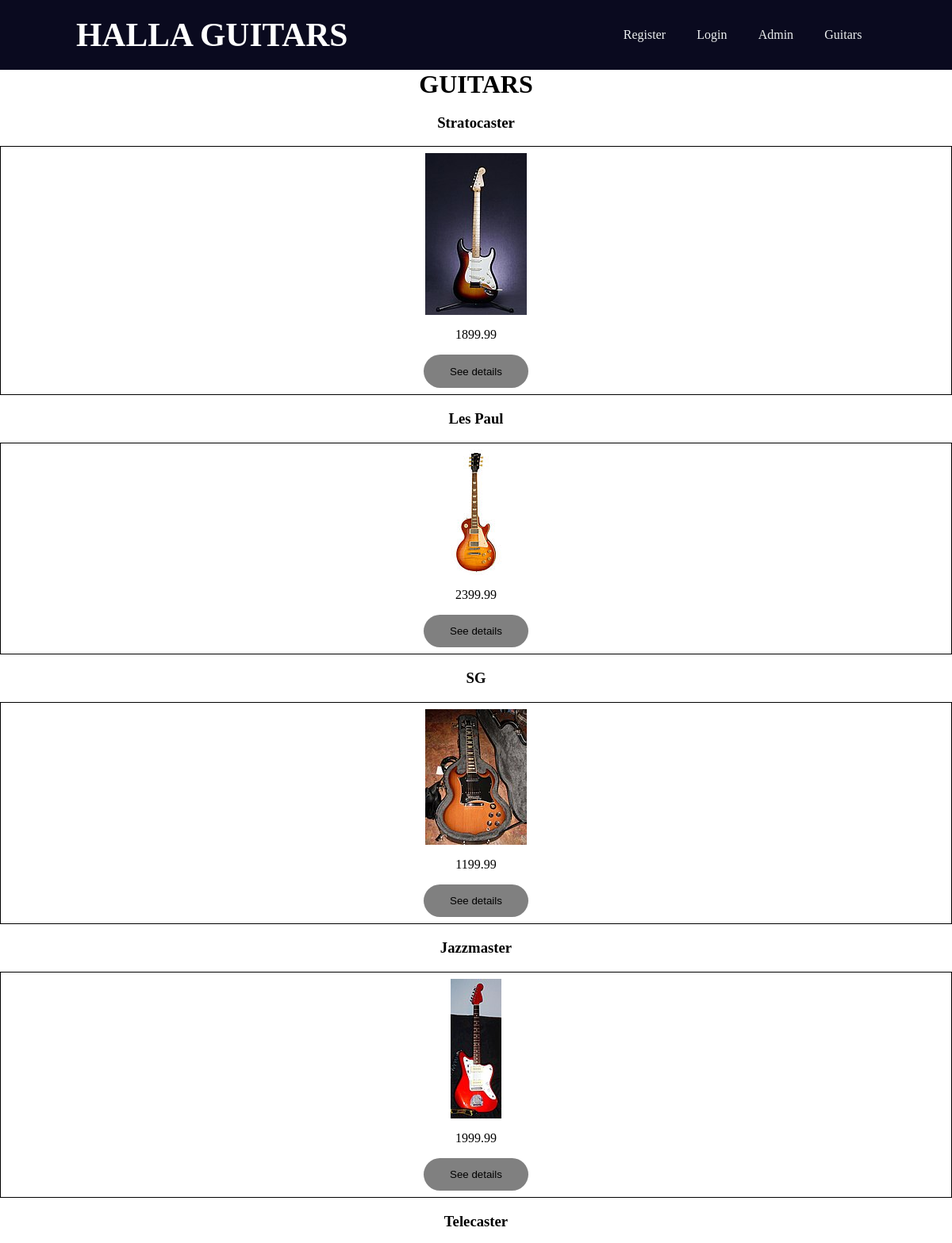
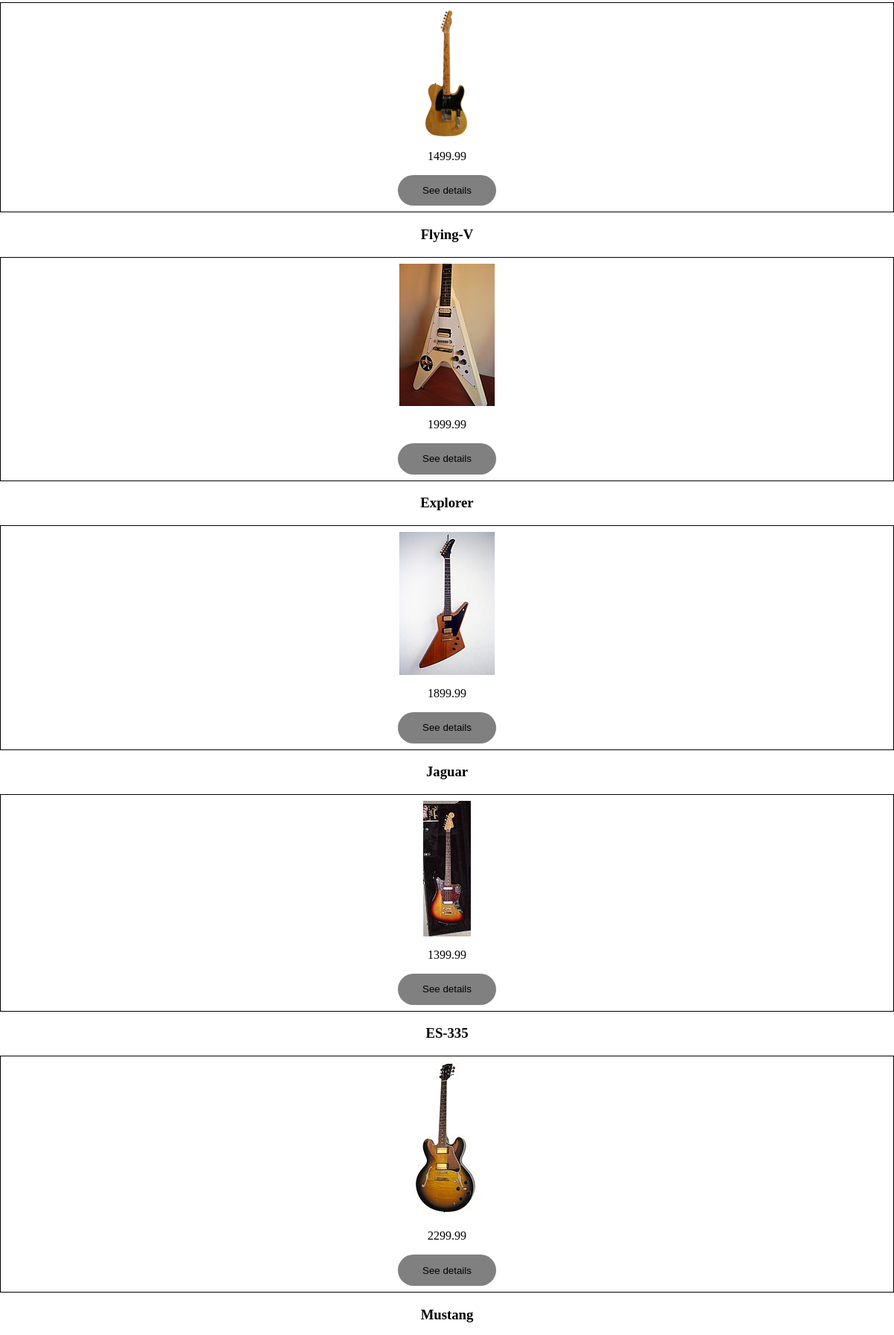
/guitars (upper part), run on the app's committed database (2 pictures, top to bottom).
### tables this page shows
CREATE TABLE guitars
(
    guitar_id INTEGER PRIMARY KEY,
    name TEXT NOT NULL,
    price REAL NOT NULL,
    image TEXT NOT NULL, 
    description TEXT NOT NULL
);

### app.py (the view)
@app.route("/guitars")
def guitars():
    db = get_db()
    guitars = db.execute("""SELECT * FROM guitars;""").fetchall()
    return render_template("guitars.html", guitars=guitars)

### app.py (called while the page is built)
@app.before_request
def load_logged_in_user():
    g.user = session.get("user_id", None)
    g.admin = session.get("admin_id", None)

### database.py (called while the page is built)
def get_db():
    if "db" not in g:
        g.db = sqlite3.connect(DATABASE,
            detect_types=sqlite3.PARSE_DECLTYPES
        )
        g.db.row_factory = sqlite3.Row
    return g.db

### templates/guitars.html
{% extends "base.html" %}
{% block main_content %}
    <h1>GUITARS</h1>
        {% for guitar in guitars %}
        <h3 class="title">{{ guitar["name"] }}</h3>
            <ul class="guitars">
                <li><img src="{{url_for('static',filename=guitar['image'])}}"></li>
                <li>{{ guitar["price"] }} </li>
                <li><a href=" {{ url_for('guitar', guitar_id=guitar['guitar_id']) }}"><button>See details </button></a></li>
            </ul>
        {% endfor %}
{% endblock %}

### templates/base.html (shortened to what this page needs)
<!DOCTYPE html>
<html lang="en">
    <head>
        <link rel="stylesheet" href="{{ url_for('static', filename='styles.css') }}"/>
    </head>
    <body>
    <header>
        <h1 class="store"><a href="{{ url_for('index') }}">HALLA GUITARS</a></h1>
        {% if g.admin %}
            <nav>
                <ul class="nav">
                <li class="user">Admin: {{ g.admin }}</li>
                <li><a href="{{ url_for('logout') }}">Logout</a></li>
                <li><a href="{{ url_for('guitars') }}">Guitars</a></li>
                <li><a href="{{ url_for('update_stock') }}"><button>Update Stock</button></a></li>
                </ul>
            </nav>
        {% else %}
            <nav>
                <ul class="nav">
                <li><a href="{{ url_for('register') }}">Register</a></li>
                <li><a href="{{ url_for('login') }}">Login</a></li>
                <li><a href="{{ url_for('admin') }}">Admin</a></li>
                <li><a href="{{ url_for('guitars') }}">Guitars</a></li>
                </ul>
            </nav>
        {% endif %}
    </header>
        {% block main_content %} {% endblock %}
    </body>
</html>

### static/styles.css (style rules this page uses)
html { position: relative; height: 100%; }
body { margin-bottom: 60px; height: 100%; }
* { box-sizing: border-box; margin: 0; padding: 0; }
li a { font-weight: 500; font-size: 16px; color: #edf0f1; text-decoration: none; }
header { display: flex; justify-content: space-between; align-items: center; padding: 20px 8%; background-color: rgb(10, 10, 31); }
nav li a { align-items: flex-end; list-style-type: none; }
.store a { cursor: pointer; color: white; font-size:1.3em; text-decoration: none; }
.nav { list-style: none }
.nav li { display: inline-block; padding: 0 1.1em; }
button { padding: 1em 2.5em; background-color: white; border: none; border-radius: 50px; cursor: pointer; }
.guitars { border: 1px solid black; display: flex; }
.guitars li { list-style: none; display: flex; align-items: flex-end; list-style-type: none; padding: 0.5em; border-radius: 10px; }
li { display: inline; list-style-type: none; }
h2, h3 { text-align: center; padding: 1em; }
li a button { background-color: grey; color: black; border: none; border-radius: 30px; cursor: pointer; text-decoration: none; }
.guitars { display: grid; list-style: none; }
li img { align-content: center; }
.title { display: grid; list-style: none; }
.guitars li { float: left; margin: auto; list-style: none; border-radius: 20px; }
h1 { text-align: center; }

### data on the page
guitars: name "Stratocaster", image (picture), price "1899.99"
guitars: name "Les Paul", image (picture), price "2399.99"
guitars: name "SG", image (picture), price "1199.99"
guitars: name "Jazzmaster", image (picture), price "1999.99"
guitars: name "Telecaster", image (picture), price "1499.99"
guitars: name "Flying-V", image (picture), price "1999.99"
guitars: name "Explorer", image (picture), price "1899.99"
guitars: name "Jaguar", image (picture), price "1399.99"
guitars: name "ES-335", image (picture), price "2299.99"
guitars: name "Mustang"
